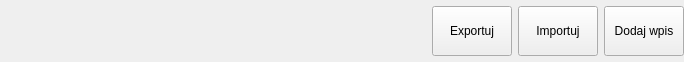
<?xml version="1.0" encoding="UTF-8"?>
<ui version="4.0">
 <class>footer</class>
 <widget class="QWidget" name="footer">
  <property name="geometry">
   <rect>
    <x>0</x>
    <y>0</y>
    <width>684</width>
    <height>62</height>
   </rect>
  </property>
  <property name="minimumSize">
   <size>
    <width>0</width>
    <height>0</height>
   </size>
  </property>
  <property name="maximumSize">
   <size>
    <width>16777215</width>
    <height>80</height>
   </size>
  </property>
  <property name="windowTitle">
   <string>Form</string>
  </property>
  <layout class="QHBoxLayout" name="horizontalLayout">
   <property name="leftMargin">
    <number>0</number>
   </property>
   <property name="topMargin">
    <number>0</number>
   </property>
   <property name="rightMargin">
    <number>0</number>
   </property>
   <property name="bottomMargin">
    <number>0</number>
   </property>
   <item>
    <spacer name="horizontalSpacer">
     <property name="orientation">
      <enum>Qt::Horizontal</enum>
     </property>
     <property name="sizeHint" stdset="0">
      <size>
       <width>40</width>
       <height>20</height>
      </size>
     </property>
    </spacer>
   </item>
   <item alignment="Qt::AlignHCenter">
    <widget class="QPushButton" name="export_button">
     <property name="minimumSize">
      <size>
       <width>0</width>
       <height>50</height>
      </size>
     </property>
     <property name="text">
      <string>Exportuj</string>
     </property>
    </widget>
   </item>
   <item alignment="Qt::AlignHCenter">
    <widget class="QPushButton" name="import_button">
     <property name="minimumSize">
      <size>
       <width>0</width>
       <height>50</height>
      </size>
     </property>
     <property name="text">
      <string>Importuj</string>
     </property>
    </widget>
   </item>
   <item alignment="Qt::AlignHCenter">
    <widget class="QPushButton" name="add_entry_button">
     <property name="minimumSize">
      <size>
       <width>0</width>
       <height>50</height>
      </size>
     </property>
     <property name="text">
      <string>Dodaj wpis</string>
     </property>
    </widget>
   </item>
  </layout>
 </widget>
 <resources/>
 <connections/>
</ui>
